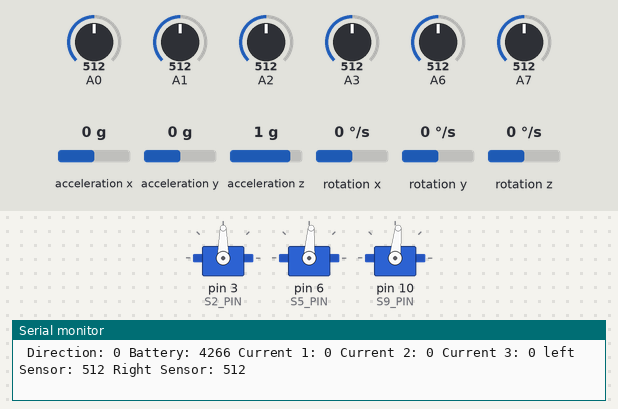
A sketch run on a simulated Arduino Nano, built with avr-gcc and run on an emulated ATmega328P. Shown: 3 × servo, the last lines printed to the serial monitor. Wiring (inferred from the names in the program): MPU-6050 motion sensor at I2C address 0x68. The test bench sets the inputs (shaded band); at power-on: rotation z 0 °/s, A6 = 512, A0 = 512, A1 = 512, A2 = 512, A3 = 512, A7 = 512, acceleration x 0 g, acceleration y 0 g, acceleration z 1 g, rotation x 0 °/s, rotation y 0 °/s.

Above: at 3.18 s.
3.2 s: rotation z set to 192 °/s
At 3.4 s:
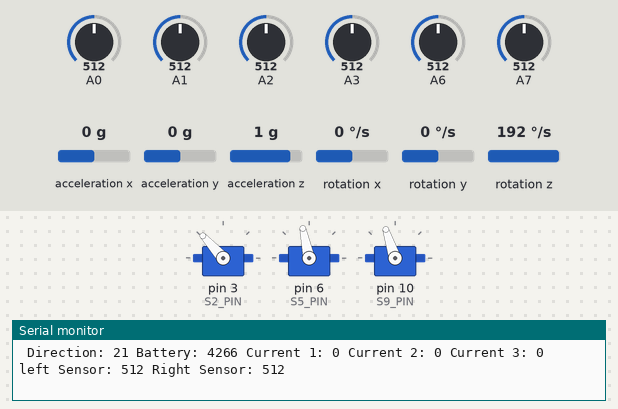
6.2 s: rotation z set to -192 °/s
At 6.37 s:
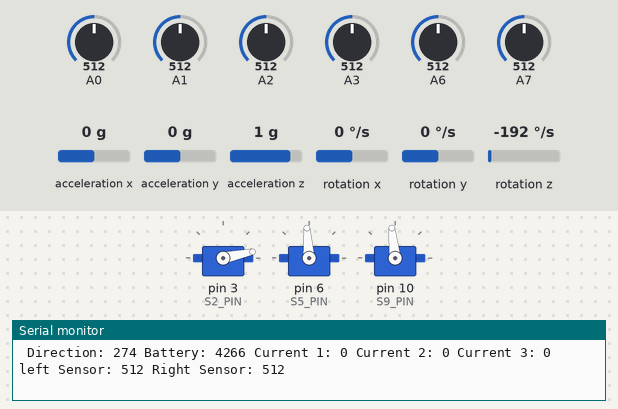
9.2 s: rotation z set to -100 °/s
At 9.45 s:
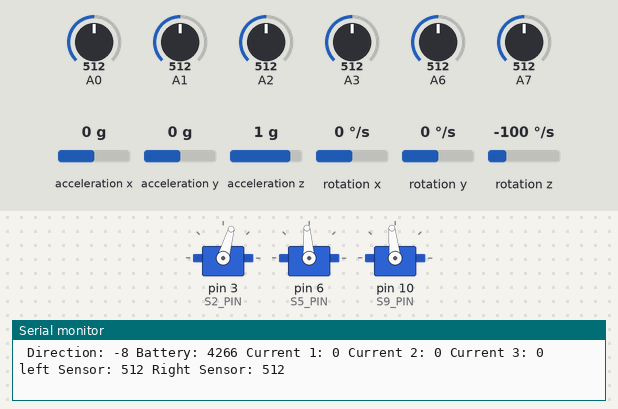
12.2 s: rotation z set to 100 °/s
At 14.22 s:
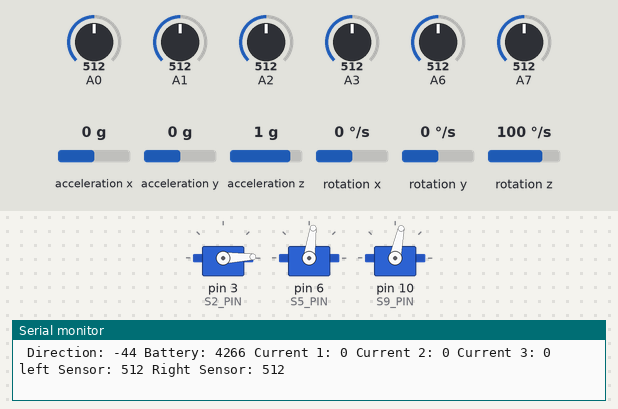
15.2 s: A6 set to 413
18.2 s: A6 set to 383
Timing chart, 0 to 25.5 s (numbered marks = the images above; inputs shaded):
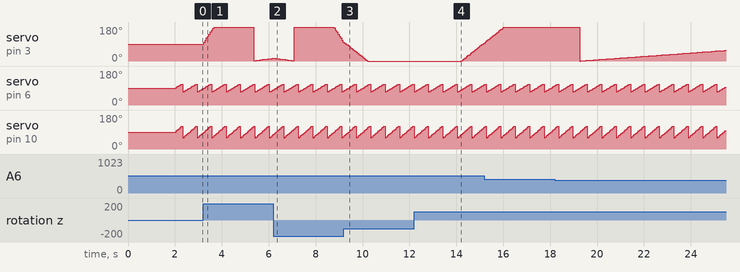

Measured:
- after the input at 12.2 s, servo on pin 3 (S2_PIN): moves from 0° to 94° over 0.95 s, starting after 2.0 s
- by itself, servo on pin 6 (S5_PIN): repeats every 0.61 s: 110° 0.06 s, 70° 0.06 s, 74° 0.06 s, 78° 0.06 s, 82° 0.06 s, 86° 0.06 s, 90° 0.06 s, 94° 0.06 s, 98° 0.06 s, 102° 0.06 s, 106° 0.06 s
- by itself, servo on pin 10 (S9_PIN): repeats every 0.61 s: 120° 0.06 s, 60° 0.06 s, 66° 0.06 s, 72° 0.06 s, 78° 0.06 s, 84° 0.06 s, 90° 0.06 s, 96° 0.06 s, 102° 0.06 s, 108° 0.06 s, 114° 0.06 s

The sketch:

boardDemo.ino
```cpp
// (licence header left out)
// data buffer
int dataBuffer = 0;

// runs once on boot or reset
void setup() {
  // Start serial port
  Serial.begin(115200);
  Serial.println("Device started");
  // init servo motors
  initServo();
  // init gyro board MPU6050
  // Uncomment if you have hardware installed
  delay(500); // wait for vibrations to stop
  initGyro();
  delay(200);
  resetGyro();
  // init remote control on S1 connector
  // Uncomment if you have hardware installed
  // initRemote();
  // init ultrasonic sensor HC-SR04
  // Uncomment if you have hardware installed
  // initUltrasonic();
}

// the loop function runs over and over again forever
void loop() {
  // read gyro data
  // Uncomment if you have hardware installed
  readGyro();
  Serial.print(" Direction: ");
  dataBuffer = (int)getDirectionGyro();
  Serial.print(dataBuffer);
  // move servo motors
  updateServo(dataBuffer);
  // read analog inputs
  readInputs();
  Serial.print(" Battery: ");
  Serial.print((int)getBatteryInputs());
  Serial.print(" Current 1: ");
  Serial.print((int)getCurrent1Inputs());
  Serial.print(" Current 2: ");
  Serial.print((int)getCurrent2Inputs());
  Serial.print(" Current 3: ");
  Serial.print((int)getCurrent3Inputs());
  // Uncomment if you have hardware installed
  //Serial.print(" Ultrasonic: ");
  //Serial.print((int)readUltrasonic());
  Serial.print(" left Sensor: ");
  Serial.print((int)getLeftInputs());
  Serial.print(" Right Sensor: ");
  Serial.print((int)getRightInputs());
  // read IR receiver data
  // Uncomment if you have hardware installed
  // dataBuffer = (int)readRemote();
  // if (dataBuffer < 255) {
  //   Serial.print(" Remote command: ");
  //   Serial.print(dataBuffer);
  // }
  Serial.println("");
  // wait for 50 msec
  delay(50);
}
```

gyro.ino
```cpp
// (licence header left out)
#include <Wire.h>

// acceleration
float accAngleX;
float accAngleY;
// acceleration errors
float AccErrorX = 0;
float AccErrorY = 0;
// gyro
float GyroErrorX = 0;
float GyroErrorY = 0;
float GyroErrorZ = 0;
// time parameters
float timeInterval;
unsigned long currentTime = 0;
unsigned long oldTime;
// Rotation angles
float gyroAngleX = 0;
float gyroAngleY = 0;
float yaw = 0;
int rollAngle;
// gyro data yaw and pitch
int yawLast = 0;
int pitchLast = 0;
// buffers to read register into
float floatBuffer[3];
// loop variable
unsigned short i;

// init gyroscope wire
void _initWire(void) {
  Wire.begin();
  delay(100);
  Wire.beginTransmission(0x68);
  Wire.write(0x6B);
  Wire.write(0b10001000); // DEVICE_RESET, TEMP_DIS.
  Wire.endTransmission();
  delay(100);
  Wire.beginTransmission(0x68);
  Wire.write(0x68);
  Wire.write(0b00000111); // GYRO_RESET, ACCEL_RESET, TEMP_RESET.
  Wire.endTransmission();
  delay(100);
  Wire.beginTransmission(0x68);
  Wire.write(0x6B);
  Wire.write(0b00001000); // SLEEP = 0, TEMP_DIS = 1.
  Wire.endTransmission();
  delay(100);
  Wire.beginTransmission(0x68);
  Wire.write(0x1B);
  Wire.write(0b00001000); // +/-500 deg/s.
  Wire.endTransmission();
  delay(100);
}

// read gyroscope wire
void _readWire(float * regData, unsigned char code) {
  Wire.beginTransmission(0x68);
  Wire.write(code);
  Wire.endTransmission(false);
  Wire.requestFrom(0x68, 6, true);
  regData[0] = Wire.read() << 8 | Wire.read();
  regData[1] = Wire.read() << 8 | Wire.read();
  regData[2] = Wire.read() << 8 | Wire.read();
}

// init gyroscope and accelerometer MPU6050 using I2C
void initGyro() {
  _initWire();
  // calculate gyro errors
  for (i = 0; i < 200; i++) {
    _readWire(floatBuffer, 0x3B);
    floatBuffer[0] /= 16384.0;
    floatBuffer[1] /= 16384.0;
    floatBuffer[2] /= 16384.0;
    AccErrorX += atan((floatBuffer[1]) / sqrt(pow((floatBuffer[0]), 2) + pow((floatBuffer[2]), 2))) * 180 / PI;
    AccErrorY += atan(-1 * (floatBuffer[0]) / sqrt(pow((floatBuffer[1]), 2) + pow((floatBuffer[2]), 2))) * 180 / PI;
  }
  AccErrorX /= 200;
  AccErrorY /= 200;
  for (i = 0; i < 200; i++) {
    _readWire(floatBuffer, 0x43);
    floatBuffer[0] /= 131.0;
    floatBuffer[1] /= 131.0;
    floatBuffer[2] /= 131.0;
    GyroErrorX += floatBuffer[0];
    GyroErrorY += floatBuffer[1];
    GyroErrorZ += floatBuffer[2];
  }
  GyroErrorX /= 200;
  GyroErrorY /= 200;
  GyroErrorZ /= 200;
}

// read gyroscope and accelerometer data
void readGyro(void) {
  // accelerometer
  _readWire(floatBuffer, 0x3B);
  floatBuffer[0] /= 16384.0;
  floatBuffer[1] /= 16384.0;
  floatBuffer[2] /= 16384.0;
  accAngleX = (atan(floatBuffer[1] / sqrt(pow(floatBuffer[0], 2) + pow(floatBuffer[2], 2))) * 180 / PI) - AccErrorX;
  accAngleY = (atan(-1 * floatBuffer[0] / sqrt(pow(floatBuffer[1], 2) + pow(floatBuffer[2], 2))) * 180 / PI) - AccErrorY;
  // gyroscope
  oldTime = currentTime;
  currentTime = millis();
  timeInterval = (currentTime - oldTime) / 1000.0;
  _readWire(floatBuffer, 0x43);
  floatBuffer[0] = floatBuffer[0] / 131.0 - GyroErrorX;
  floatBuffer[1] = floatBuffer[1] / 131.0 - GyroErrorY;
  floatBuffer[2] = floatBuffer[2] / 131.0 - GyroErrorZ;
  gyroAngleX += floatBuffer[0] * timeInterval;
  gyroAngleY += floatBuffer[1] * timeInterval;
  yaw        += floatBuffer[2] * timeInterval;
  rollAngle = (int)(0.96 * gyroAngleX + 0.04 * accAngleX);
  yawLast = (int)yaw;
  pitchLast = (int)(0.96 * gyroAngleY + 0.04 * accAngleY);
  // fix slow drift
  if (gyroAngleX > 0) {
    gyroAngleX --;
  } else if (gyroAngleX < 0) {
    gyroAngleX ++;
  }
  if (gyroAngleY > 0) {
    gyroAngleY --;
  } else if (gyroAngleY < 0) {
    gyroAngleY ++;
  }
}

// reset gyro data
void resetGyro(void) {
  gyroAngleX = 0;
  gyroAngleY = 0;
  yaw = 0;
  yawLast = 0;
  pitchLast = 0;
}

// get horizontal direction
int getDirectionGyro(void) {
  // positive - turned left
  // negative - turned right
  return yawLast;
}

// correct horizontal direction
void updateDirectionGyro(int directionData) {
  // positive - turned left
  // negative - turned right
  yaw += directionData;
}

// get nose dive value
int getPitchGyro(void) {
  // positive - nose down
  // negative - nose up
  return pitchLast;
}

// get roll value
int getRollGyro(void) {
  // positive - roll right
  // negative - roll left
  return rollAngle;
}
```

inputs.ino
```cpp
// (licence header left out)
// sensors structure
struct sensors {
  unsigned short left;
  unsigned short right;
  unsigned short current1;
  unsigned short current2;
  unsigned short current3;
  unsigned short battery;
};
// analog input values array
sensors analogInputs = {0, 0, 0, 0, 0, 0};

// read and remember analog sensors readings
void readInputs(void) {
    analogInputs.left = (unsigned short)analogRead(A1);
    analogInputs.right = (unsigned short)analogRead(A0);
    analogInputs.current1 = (unsigned short)analogRead(A7);
    analogInputs.current2 = (unsigned short)analogRead(A3);
    analogInputs.current3 = (unsigned short)analogRead(A2);
    analogInputs.battery = (unsigned short)analogRead(A6);
}

// get battery voltage in mV or 0 if can't read
unsigned short getBatteryInputs(void) {
  // battery highest level ~8.4v - 1023
  // battery low level is ~6.2v - 750
  if (analogInputs.battery >= 400) {
    return analogInputs.battery * 25 / 3;
  }
  // battery is not available
  return 0;
}

// check mode button pressed
bool checkModeButtonPressedInputs(void) {
  // button is pressed if lower than 400
  if (analogInputs.battery < 400) {
    return true;
  }
  return false;
}

// get current of S1-S4 motors in mA
unsigned short getCurrent1Inputs(void) {
  if (analogInputs.battery < analogInputs.current1) {
    return 0;
  }
  return (analogInputs.battery - analogInputs.current1) * 8;
}

// get current of S5-S8 motors in mA
unsigned short getCurrent2Inputs(void) {
  if (analogInputs.battery < analogInputs.current2) {
    return 0;
  }
  return (analogInputs.battery - analogInputs.current2) * 8;
}

// get current of S9-S12 motors in mA
unsigned short getCurrent3Inputs(void) {
  if (analogInputs.battery < analogInputs.current3) {
    return 0;
  }
  return (analogInputs.battery - analogInputs.current3) * 8;
}

// get left analog sensor
unsigned short getLeftInputs(void) {
  return analogInputs.left;
}

// get right analog sensor
unsigned short getRightInputs(void) {
  return analogInputs.right;
}
```

remote.ino
```cpp
// (licence header left out)
#define DECODE_NEC          // comment to enable all protocols
#define IR_RECEIVE_PIN 2    // works only with pin 2 (connector S1)
#include <IRremote.hpp>

unsigned char irCode = 255; // received ir code

// init IR remote receiver
void initRemote(void) {
  IrReceiver.begin(IR_RECEIVE_PIN, ENABLE_LED_FEEDBACK);
}

// read data from IR remote receiver
unsigned char readRemote(void) {
  irCode = 255;
  if (IrReceiver.decode()) {
    switch (IrReceiver.decodedIRData.command) {
      case 22: // 0
        irCode = 0;
      break;
      case 12: // 1
        irCode = 1;
      break;
      case 24: // 2
        irCode =  2;
      break;
      case 94: // 3
        irCode =  3;
      break;
      case 8: // 4
        irCode =  4;
      break;
      case 28: // 5
        irCode =  5;
      break;
      case 90: // 6
        irCode =  6;
      break;
      case 66: // 7
        irCode =  7;
      break;
      case 82: // 8
        irCode =  8;
      break;
      case 74: // 9
        irCode =  9;
      break;
      default:
        Serial.print("Unknown command with code ");
        Serial.println(IrReceiver.decodedIRData.command);
      break;
    }
    IrReceiver.resume(); // Enable receiving of the next value
  }
  return irCode;
}
```

servo.ino
```cpp
// (licence header left out)
#include <Servo.h>

// pin numbers for servo motors
enum m_dPins {
  S1_PIN = 2,   // D2
  S2_PIN = 3,   // D3
  S3_PIN = 4,   // D4
  S4_PIN = 5,   // D5
  S5_PIN = 6,   // D6
  S6_PIN = 7,   // D7
  S7_PIN = 8,   // D8
  S8_PIN = 9,   // D9
  S9_PIN = 10,  // D10
  S10_PIN = 11, // D11
  S11_PIN = 12, // D12
  S12_PIN = 13  // D13
};

// for demo using only 3 servo motors out of 12
//Servo S1; // IR receiver can use only D2 input. Comment if using IR receiver
Servo S2;
//Servo S3;
//Servo S4;
Servo S5;
//Servo S6;
//Servo S7;
//Servo S8;
Servo S9;
//Servo S10;
//Servo S11;
//Servo S12;

// variable for motor angle
char motorAngle = 0;

// init servo motors
void initServo(void) {
  // init servo motors one by one
  // S2
  S2.attach(S2_PIN, 500, 2500);
  S2.write(90);
  delay(100);
  // S5
  S5.attach(S5_PIN, 500, 2500);
  S5.write(90);
  delay(100);
  // S9
  S9.attach(S9_PIN, 500, 2500);
  S9.write(90);
  delay(100);
}

// update servo motors values. move motors.
void updateServo(int direction) {
  // set motors angle values
  S2.write(90 + direction * 2);
  S5.write(90 + motorAngle * 2);
  S9.write(90 + motorAngle * 3);
  motorAngle += 2;
  if (motorAngle > 10) {
    motorAngle = -10;
  }
}
```

ultrasonic.ino
```cpp
// (licence header left out)
// output pin
const int triggerPin = 7;   // connector S6
// input pin
const int echoPin = 8;      // connector S7

// init ultrasonic sesnsor
void initUltrasonic(void) {
  pinMode(triggerPin, OUTPUT);
	pinMode(echoPin, INPUT);
  digitalWrite(triggerPin, LOW);
  delayMicroseconds(2);
}

// read distance to sensor in cm
unsigned short readUltrasonic(void) {
  digitalWrite(triggerPin, HIGH);
  delayMicroseconds(10000);
  digitalWrite(triggerPin, LOW);
  return (unsigned short)(pulseIn(echoPin, HIGH) / 40);
}
```
